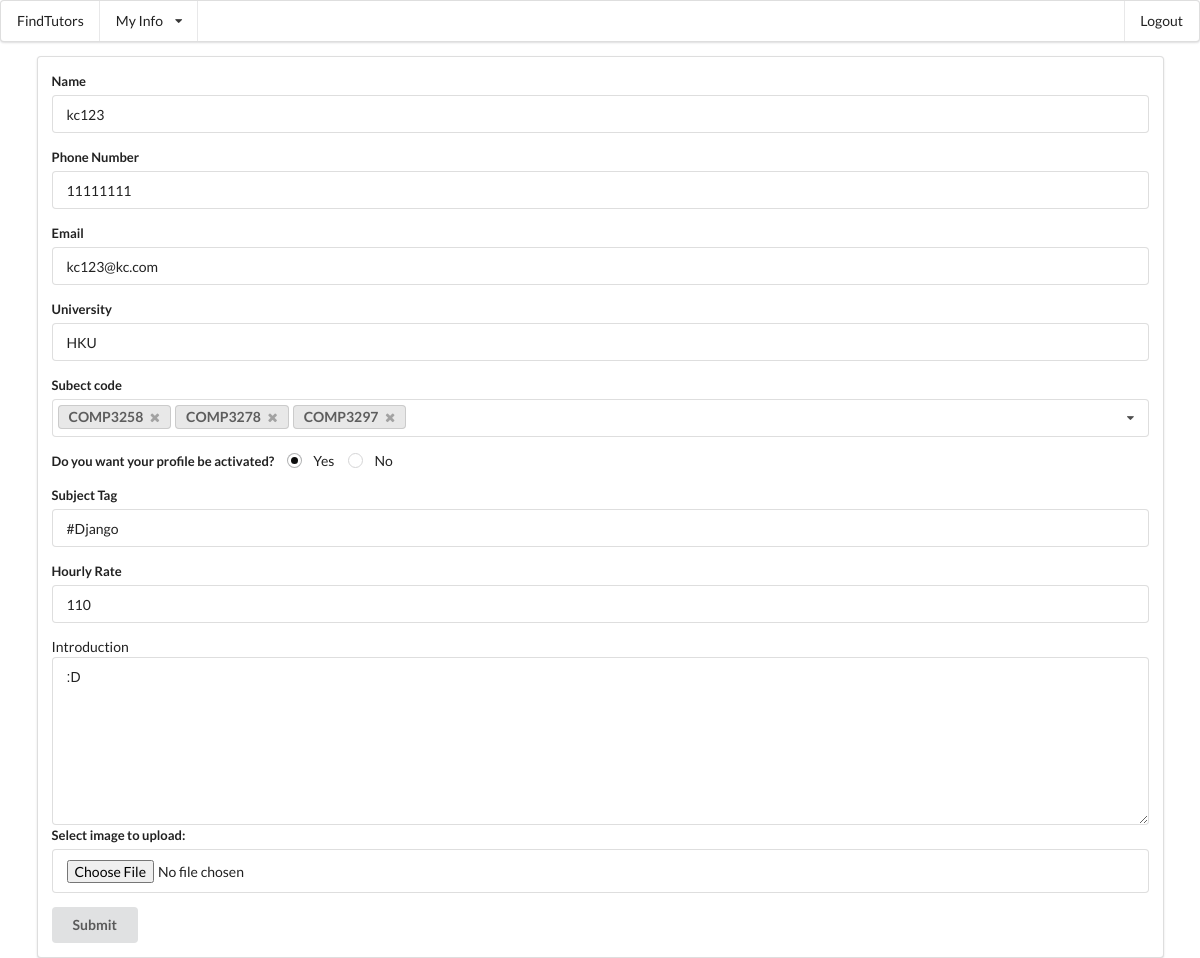
Page /main/editAccountDetail (signed in) on the committed database.
### mainApp/models.py (models this page shows, shortened)
class Tutor(models.Model):
	phoneNumber=models.CharField(max_length=10)
	photo_url=models.CharField(max_length=30)
	user = models.OneToOneField(User, on_delete=models.CASCADE)
	tutor_type=models.CharField(max_length=8,default="Private")#Contract/Private
	university=models.CharField(max_length=60)
	teach_course_code=models.ManyToManyField(SubjectCode)
	subject_tag=models.CharField(max_length=60)
	hourly_rate=models.IntegerField(default=100)
	introduction=models.TextField(default="I love programming")
	activated=models.BooleanField(default=True)#profiles show to public or not
	avg_review=models.IntegerField(default=-1)

class SubjectCode(models.Model):
	subject_code=models.CharField(max_length=8)
	@classmethod
	def getCodeList(cls):
		return SubjectCode.objects.all().values("subject_code")

### mainApp/views.py (the view)
@login_required
def editAccountDetail(request):
    if request.method == 'POST':
        request.user.username = request.POST['Name']
        request.user.email = request.POST['email']
        request.user.student.phoneNumber= request.POST['phoneNumber']
        request.user.student.save()
        if('newImage' in request.FILES):
            uploadImage(request.FILES['newImage'],request.user.id)
        request.user.save()
        if(hasattr(request.user,'tutor')):
            tutor = request.user.tutor
            tutor.phoneNumber= request.POST['phoneNumber']
            tutor.university = request.POST['university']
            tutor.subject_tag = request.POST['subject_tag']
            tutor.hourly_rate = request.POST['hourly_rate']
            tutor.introduction = request.POST['introduction']
            tutor.activated= (request.POST['activated']=='y')
            subject_list=request.POST.getlist('subject')
            tutor.teach_course_code.clear()
            if(isinstance(subject_list,list)):
                for i in subject_list:
                    tutor.teach_course_code.add(SubjectCode.objects.get(subject_code=i))
            else:
                tutor.teach_course_code.add(SubjectCode.objects.get(subject_code=subject_list))
            tutor.save()
        return HttpResponseRedirect('/main/viewAccountDetail')
    else:
        if(hasattr(request.user,'tutor')):
            this_user = request.user.tutor
            if this_user.activated:
            	activate_yes = 'checked = "yes"'
            	activate_no = ''
            else:
            	activate_yes = ''
            	activate_no = 'checked = "yes"'
            return render(request,'mainApp/editAccountDetail_tutor.html',{'this_user':this_user,"subject_list":SubjectCode.getCodeList(),"teach_course_code":this_user.teach_course_code.values('subject_code'), "activate_yes": activate_yes, "activate_no": activate_no})
        else:
            this_user = request.user.student
            return render(request,'mainApp/editAccountDetail_student.html',{'this_user':this_user})

### mainApp/templates/mainApp/editAccountDetail_tutor.html (shortened to what this page needs)
{% extends "mainApp/base.html" %}
{% block content %}
<div class="ui segment">
<form class="ui form" action="editAccountDetail" method="post" enctype="multipart/form-data">{% csrf_token %}
    <div class="field">
        <label>Name</label>
        <input type="text" name="Name" placeholder="Name" value={{this_user.user.username}}>
    </div>
    <div class="field">
        <label>Phone Number</label>
        <input type="text" name="phoneNumber" placeholder="Phone Number" value={{this_user.phoneNumber}}>
    </div>
    <div class="field">
        <label>Email</label>
        <input type="text" name="email" placeholder="email" value={{this_user.user.email}}>
    </div>
    <div class="field">
        <label>University</label>
        <input type="text" name="university" placeholder="university" value={{this_user.university}}>
    </div>
	<div class="wide field">
	<label>Subect code</label>
<select name="subject" multiple="" class="ui fluid dropdown">
	{% for code in subject_list %}
    {% if code in teach_course_code %}
    <option value="{{code.subject_code}}" selected>{{code.subject_code}}</option>
    {% else %}
    <option value="{{code.subject_code}}" >{{code.subject_code}}</option>
    {% endif %}
	{% endfor %}
</select>
</div>
      <div class="inline fields">
    <label>Do you want your profile be activated?</label>
    <div class="field">
      <div class="ui radio checkbox">
        <label>Yes</label>
      </div>
    </div>
    <div class="field">
      <div class="ui radio checkbox">
        <label>No</label>
      </div>
    </div>
		</div>
    <div class="field">
        <label>Subject Tag</label>
        <input type="text" name="subject_tag" placeholder="subject_tag" value={{this_user.subject_tag}}>
    </div>
    <div class="field">
        <label>Hourly Rate</label>
        <input type="text" name="hourly_rate" placeholder="hourly_rate" value={{this_user.hourly_rate}} {% if this_user.tutor_type == 'Contract' %}disabled {% endif %}>
    </div>
    <div>
        <label>Introduction</label>
        <textarea name="introduction" placeholder="introduction">{{this_user.introduction}}</textarea>
    </div>
    <div class="field">
        <label>Select image to upload:</label>
        <input type="file" name="newImage" accept="image/*"/>
    </div>
    <button class="ui button" type="submit">Submit</button>
</form>
</div>
{% endblock %}

### rows in the picture
Tutor: Name "kc123", phoneNumber "11111111", email "kc123@kc.com", university "HKU", subject_tag "#Django", hourly_rate "110", introduction ":D"
SubjectCode: subject_code "COMP3258"
SubjectCode: subject_code "COMP3278"
SubjectCode: subject_code "COMP3297"
